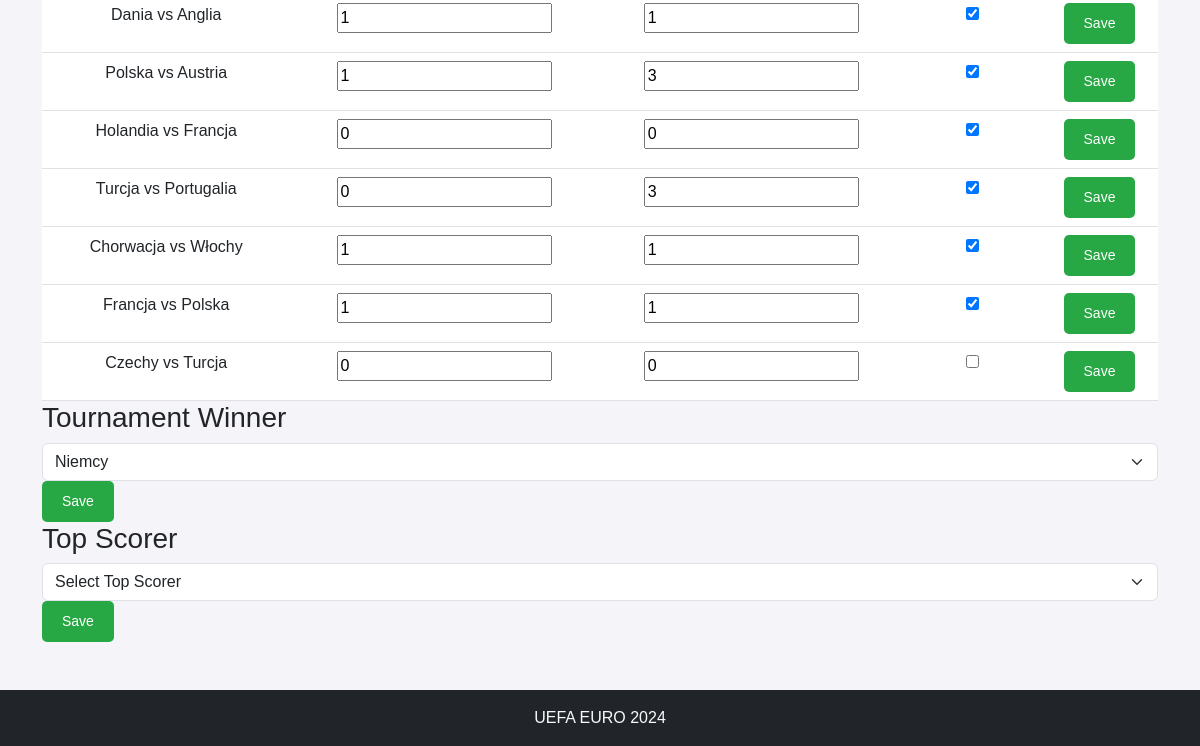
The app's page /actual_results/ (signed in, lower part), older data.
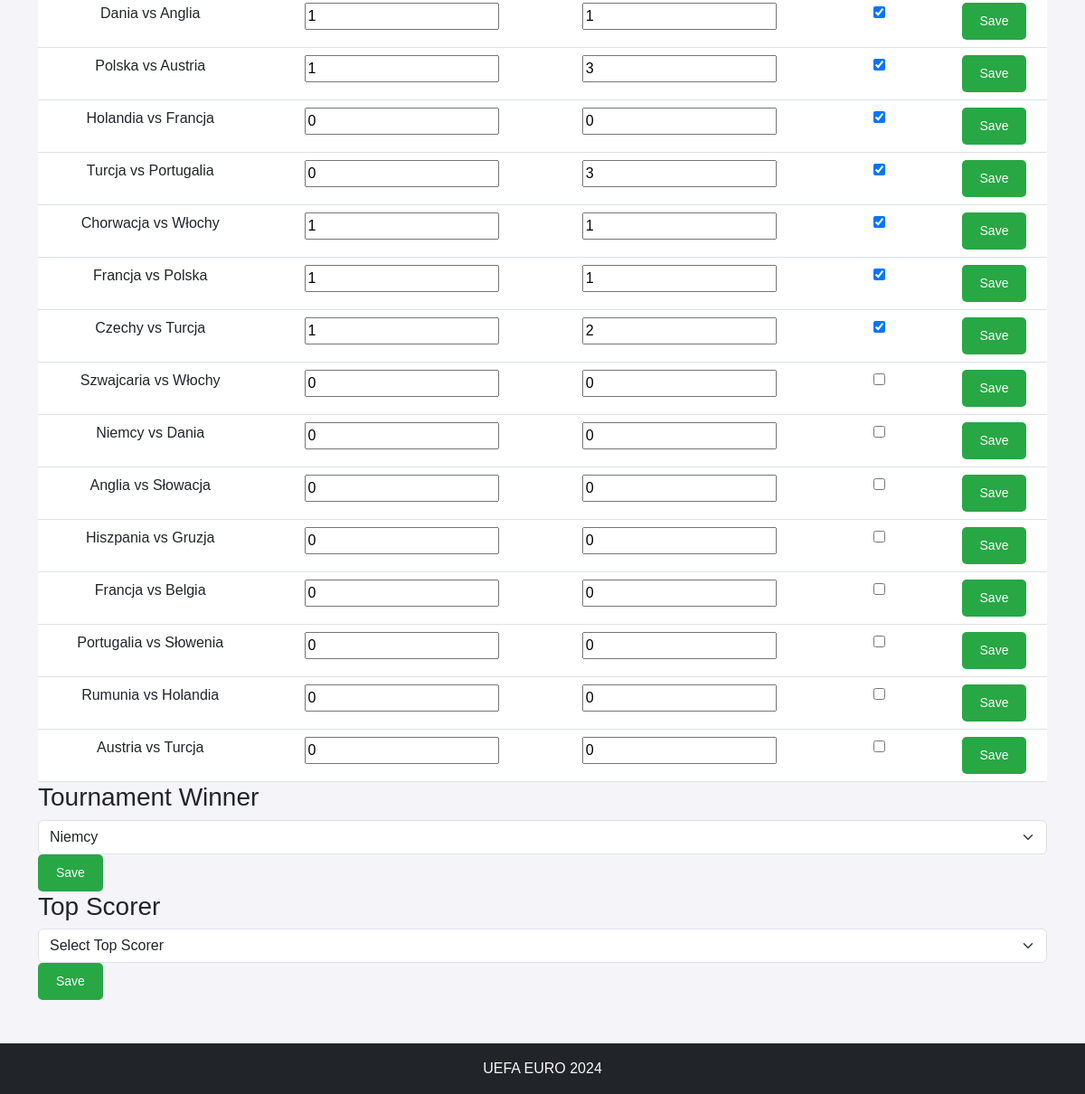
The same page, newer data.
### contest/models.py (models this page shows, shortened)
class Match(models.Model):
    group = models.CharField(max_length=2)
    home_team = models.CharField(max_length=100)
    away_team = models.CharField(max_length=100)
    date = models.DateTimeField()
    place = models.CharField(max_length=100)
    actual_home_team_score = models.IntegerField(null=True, blank=True, default=0)
    actual_away_team_score = models.IntegerField(null=True, blank=True, default=0)
    final_score = models.BooleanField(default=False)

### contest/views.py (the view, shortened to what this page needs)
# urls.py: path('actual_results/', views.actual_results, name='actual_results'),
@superuser_required
def actual_results(request):
    matches = Match.objects.all()
    teams = Team.objects.all()
    top_scorers = TopScorer.objects.all()
    tournament_results, created = TournamentResults.objects.get_or_create(id=1)
    selected_winner = tournament_results.winner_team
    selected_top_scorer = tournament_results.top_scorer
    context = {
        'matches': matches,
        'teams': teams,
        'top_scorers': top_scorers,
        'selected_winner': selected_winner,
        'selected_top_scorer': selected_top_scorer,
    }
    return render(request, 'actual_results.html', context)

### contest/templatetags/article_tags.py (called while the page is built)
@register.simple_tag
def get_articles():
    return Article.objects.all()

### contest/views.py (called while the page is built)
def superuser_required(view_func):
    decorated_view_func = user_passes_test(lambda u: u.is_superuser)(view_func)
    return decorated_view_func

### contest/templates/actual_results.html (shortened to what this page needs)
{% extends 'base.html' %}
{% block content %}
<form method="post">
    <table class="table">
        <tbody>
            {% for match in matches %}
                <tr>
                    <td>{{ match.home_team }} vs {{ match.away_team }}</td>
                    <td>
                        <input type="number" name="home_team_score_{{ match.id }}" value="{{ match.actual_home_team_score }}" class="input-score">
                    </td>
                    <td>
                        <input type="number" name="away_team_score_{{ match.id }}" value="{{ match.actual_away_team_score }}" class="input-score">
                    </td>
                    <td>
                        <input type="checkbox" name="final_score_{{ match.id }}" {% if match.final_score %}checked{% endif %}>
                    </td>
                    <td>
                        <button type="submit" name="save_match" value="{{ match.id }}" class="button">Save</button>
                    </td>
                </tr>
            {% endfor %}
        </tbody>
    </table>
</form>
<h3>Tournament Winner</h3>
<form method="post">
    <select name="winner_team" class="form-select">
        {% for team in teams %}
            <option value="{{ team.name }}" {% if selected_winner and selected_winner.name == team.name %}selected{% endif %}>
                {{ team.name }}
            </option>
        {% endfor %}
    </select>
    <button type="submit" name="save_winner" class="button">Save</button>
</form>
<h3>Top Scorer</h3>
<form method="post">
    <select name="top_scorer" class="form-select">
        <option value="">Select Top Scorer</option>
    </select>
    <button type="submit" name="save_top_scorer" class="button">Save</button>
</form>
{% endblock %}

Row changes from the older to the newer data that the page shows:
changed Match "Czechy": actual_home_team_score "0" → "1"; actual_away_team_score "0" → "2"; final_score "☐" → "☑"
added Match: home_team "Szwajcaria", away_team "Włochy", actual_home_team_score "0", actual_away_team_score "0", {{ match.id }} 16 (drawn)
added Match: home_team "Niemcy", away_team "Dania", actual_home_team_score "0", actual_away_team_score "0", {{ match.id }} 17 (drawn)
added Match: home_team "Anglia", away_team "Słowacja", actual_home_team_score "0", actual_away_team_score "0", {{ match.id }} 18 (drawn)
added Match: home_team "Hiszpania", away_team "Gruzja", actual_home_team_score "0", actual_away_team_score "0", {{ match.id }} 19 (drawn)
added Match: home_team "Francja", away_team "Belgia", actual_home_team_score "0", actual_away_team_score "0", {{ match.id }} 20 (drawn)
added Match: home_team "Portugalia", away_team "Słowenia", actual_home_team_score "0", actual_away_team_score "0", {{ match.id }} 21 (drawn)
added Match: home_team "Rumunia", away_team "Holandia", actual_home_team_score "0", actual_away_team_score "0", {{ match.id }} 22 (drawn)
added Match: home_team "Austria", away_team "Turcja", actual_home_team_score "0", actual_away_team_score "0", {{ match.id }} 23 (drawn)
